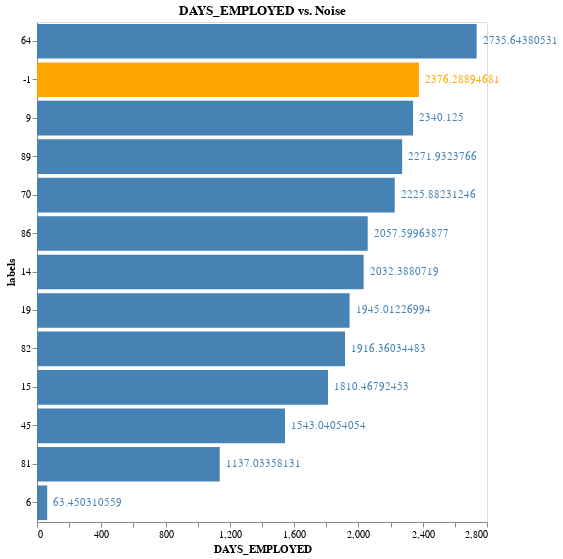

Notebook code for this chart:
### Code cell
plot_feature(top_5[1])

### Figure 1 — Vega-Lite specification as saved in the notebook (floating-point values rounded to 4 significant figures)
{"config": {"view": {"continuousWidth": 400, "continuousHeight": 300}}, "layer": [{"mark": "bar", "encoding": {"color": {"condition": {"value": "orange", "test": "(datum.labels === -1)"}, "value": "steelblue"}, "x": {"type": "quantitative", "axis": {"grid": false}, "field": "DAYS_EMPLOYED", "title": "DAYS_EMPLOYED"}, "y": {"type": "nominal", "field": "labels", "sort": {"field": "DAYS_EMPLOYED", "order": "descending"}}}, "title": "DAYS_EMPLOYED vs. Noise"}, {"mark": {"type": "text", "align": "left", "baseline": "middle", "dx": 6}, "encoding": {"color": {"condition": {"value": "orange", "test": "(datum.labels === -1)"}, "value": "steelblue"}, "text": {"type": "quantitative", "field": "DAYS_EMPLOYED"}, "x": {"type": "quantitative", "axis": {"grid": false}, "field": "DAYS_EMPLOYED", "title": "DAYS_EMPLOYED"}, "y": {"type": "nominal", "field": "labels", "sort": {"field": "DAYS_EMPLOYED", "order": "descending"}}}, "title": "DAYS_EMPLOYED vs. Noise"}], "data": {"name": "data-80151b2b632f60379efc8b7cd56cab7f"}, "height": 500, "width": 450, "$schema": "https://vega.github.io/schema/vega-lite/v4.0.2.json", "datasets": {"data-80151b2b632f60379efc8b7cd56cab7f": [{"labels": -1, "PREV_DAYS_FIRST_DUE": 3839.0, "DAYS_EMPLOYED": 2376.0, "PERCENT_EMPLOYED_TO_AGE": 0.1504, "PREV_DAYS_LAST_DUE_1ST_VERSION": 37210.0, "FLAG_EMP_PHONE": 0.8787, "TARGET": 0.08115}, {"labels": 6, "PREV_DAYS_FIRST_DUE": 0.0, "DAYS_EMPLOYED": 63.45, "PERCENT_EMPLOYED_TO_AGE": 0.002907, "PREV_DAYS_LAST_DUE_1ST_VERSION": 0.0, "FLAG_EMP_PHONE": 0.07609, "TARGET": 0.07143}, {"labels": 9, "PREV_DAYS_FIRST_DUE": 10860.0, "DAYS_EMPLOYED": 2340.0, "PERCENT_EMPLOYED_TO_AGE": 0.1428, "PREV_DAYS_LAST_DUE_1ST_VERSION": 26690.0, "FLAG_EMP_PHONE": 0.8258, "TARGET": 0.0947}, {"labels": 14, "PREV_DAYS_FIRST_DUE": 0.0, "DAYS_EMPLOYED": 2032.0, "PERCENT_EMPLOYED_TO_AGE": 0.1356, "PREV_DAYS_LAST_DUE_1ST_VERSION": 0.0, "FLAG_EMP_PHONE": 0.9984, "TARGET": 0.06373}, {"labels": 15, "PREV_DAYS_FIRST_DUE": -1332.0, "DAYS_EMPLOYED": 1810.0, "PERCENT_EMPLOYED_TO_AGE": 0.1165, "PREV_DAYS_LAST_DUE_1ST_VERSION": 365200.0, "FLAG_EMP_PHONE": 0.8698, "TARGET": 0.1264}, {"labels": 19, "PREV_DAYS_FIRST_DUE": -727.3, "DAYS_EMPLOYED": 1945.0, "PERCENT_EMPLOYED_TO_AGE": 0.1213, "PREV_DAYS_LAST_DUE_1ST_VERSION": 79090.0, "FLAG_EMP_PHONE": 0.7607, "TARGET": 0.04908}, {"labels": 45, "PREV_DAYS_FIRST_DUE": 1885.0, "DAYS_EMPLOYED": 1543.0, "PERCENT_EMPLOYED_TO_AGE": 0.1174, "PREV_DAYS_LAST_DUE_1ST_VERSION": 2922.0, "FLAG_EMP_PHONE": 0.9775, "TARGET": 0.1139}, {"labels": 64, "PREV_DAYS_FIRST_DUE": 260.1, "DAYS_EMPLOYED": 2736.0, "PERCENT_EMPLOYED_TO_AGE": 0.1586, "PREV_DAYS_LAST_DUE_1ST_VERSION": 41510.0, "FLAG_EMP_PHONE": 0.8374, "TARGET": 0.07412}, {"labels": 70, "PREV_DAYS_FIRST_DUE": 127.1, "DAYS_EMPLOYED": 2226.0, "PERCENT_EMPLOYED_TO_AGE": 0.1455, "PREV_DAYS_LAST_DUE_1ST_VERSION": 79270.0, "FLAG_EMP_PHONE": 0.8864, "TARGET": 0.1067}, {"labels": 81, "PREV_DAYS_FIRST_DUE": 42800.0, "DAYS_EMPLOYED": 1137.0, "PERCENT_EMPLOYED_TO_AGE": 0.07377, "PREV_DAYS_LAST_DUE_1ST_VERSION": 34690.0, "FLAG_EMP_PHONE": 0.4751, "TARGET": 0.06229}, {"labels": 82, "PREV_DAYS_FIRST_DUE": -308.9, "DAYS_EMPLOYED": 1916.0, "PERCENT_EMPLOYED_TO_AGE": 0.127, "PREV_DAYS_LAST_DUE_1ST_VERSION": 170.8, "FLAG_EMP_PHONE": 0.9698, "TARGET": 0.1026}, {"labels": 86, "PREV_DAYS_FIRST_DUE": 735.4, "DAYS_EMPLOYED": 2058.0, "PERCENT_EMPLOYED_TO_AGE": 0.1341, "PREV_DAYS_LAST_DUE_1ST_VERSION": 100900.0, "FLAG_EMP_PHONE": 0.8382, "TARGET": 0.09482}, {"labels": 89, "PREV_DAYS_FIRST_DUE": -643.1, "DAYS_EMPLOYED": 2272.0, "PERCENT_EMPLOYED_TO_AGE": 0.1541, "PREV_DAYS_LAST_DUE_1ST_VERSION": -572.1, "FLAG_EMP_PHONE": 0.9953, "TARGET": 0.0857}]}}
